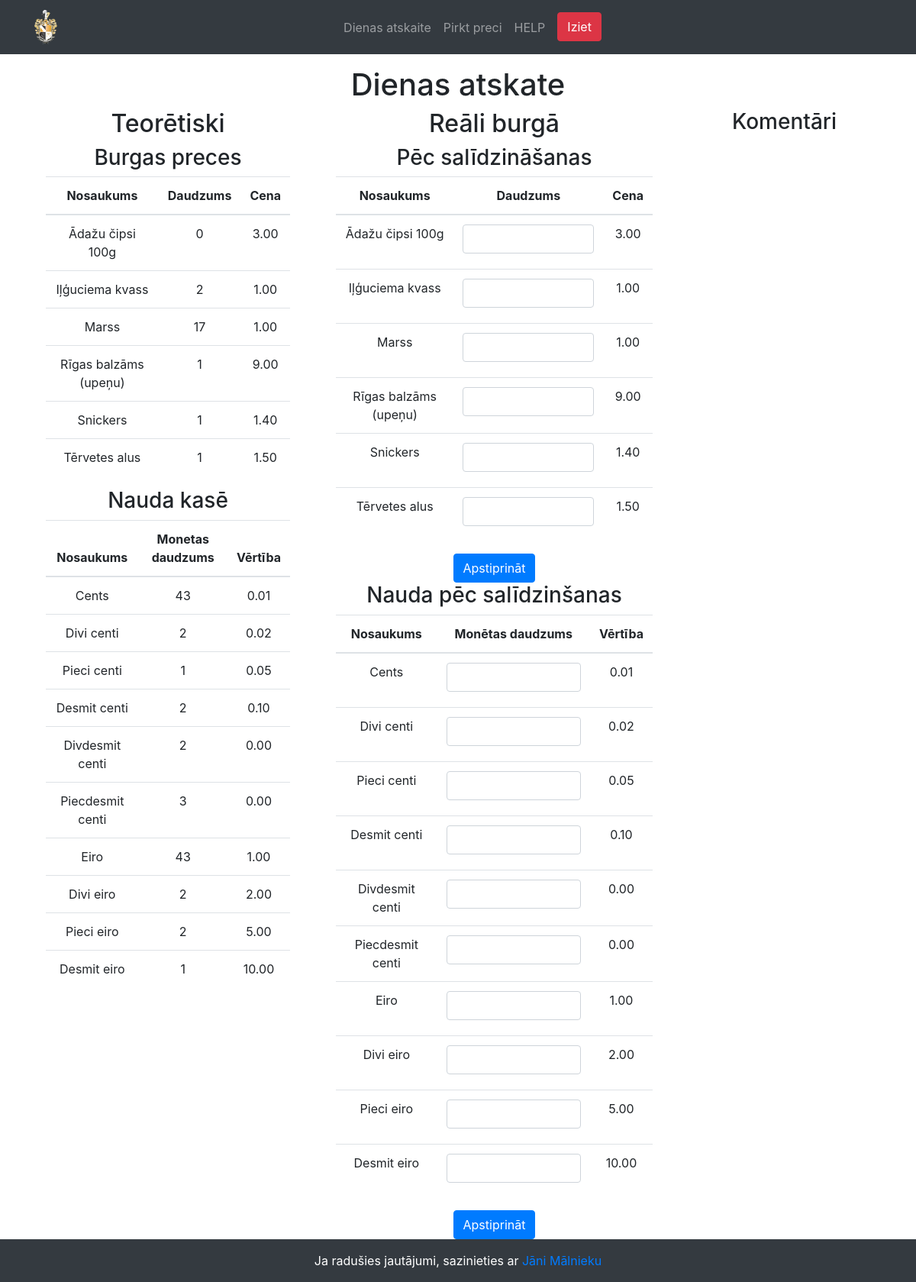
/dienas_atskaite.php, run on an earlier commit of the app's database.
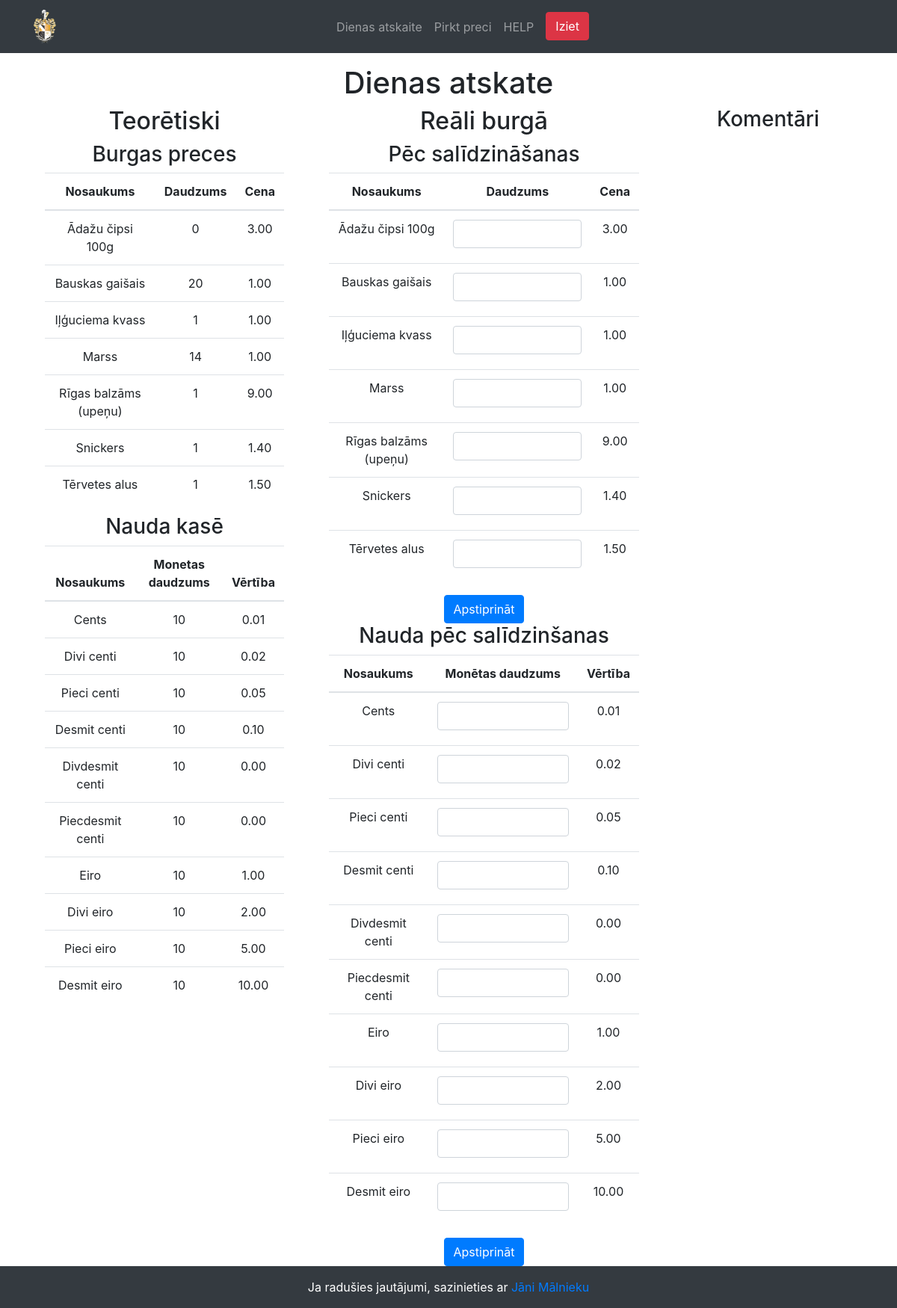
And on a later commit of the database.
### tables this page shows
CREATE TABLE `produktu_saraksts` (
  `nosaukums` varchar(100) NOT NULL,
  `kop_daudzums` int(11) DEFAULT NULL,
  `pardosanas_cena` decimal(10,2) DEFAULT NULL,
  `pedeja_atjauninajuma_datums` datetime DEFAULT NULL,
  `inventarizacijas_datums` date DEFAULT NULL,
  `paskaidrojums` text DEFAULT NULL
);

CREATE TABLE `nauda` (
  `naudas_id` int(11) NOT NULL,
  `nosaukums` varchar(50) DEFAULT NULL,
  `monetas_daudzums` int(11) DEFAULT NULL,
  `vertiba` decimal(10,2) DEFAULT NULL,
  `inventarizacijas_datums` date DEFAULT NULL,
  `paskaidrojums` text DEFAULT NULL
);

### dienas_atskaite.php (the view, shortened to what this page needs)
<?php
$db = DB::getInstance()->getConnection();
$query = "SELECT * FROM produktu_saraksts";
$result = $db->query($query);
$queryNauda = "SELECT * FROM nauda";
$resultNauda = $db->query($queryNauda);
?>
<!DOCTYPE html>
<html lang="lv">
<head>
    <link rel="stylesheet" href="https://stackpath.bootstrapcdn.com/bootstrap/4.3.1/css/bootstrap.min.css">
</head>
<body class="min-vh-100 d-flex flex-column">
    <?php include 'navigation_lietotajs.php'; ?>
    <div class="container mt-3">
        <h1 class="text-center">Dienas atskate</h1>
        <div class="row justify-content-center">
            <div class="col-md-4 text-center">
                <h2>Teorētiski</h2>
                <div class="col-md-12">
                    <h3>Burgas preces</h3>
                    <table class="table">
                <thead>
                    <tr>
                        <th scope="col">Nosaukums</th>
                        <th scope="col">Daudzums</th>
                        <th scope="col">Cena</th>
                    </tr>
                </thead>
                <tbody>
                    <?php
                    while ($row = $result->fetch_assoc()) {
                        ?>
                        <tr>
                            <td><?php echo $row['nosaukums']; ?></td>
                            <td><?php echo $row['kop_daudzums']; ?></td>
                            <td><?php echo $row['pardosanas_cena']; ?></td>
                        </tr>
                        <?php
                    }
                    ?>
                </tbody>
            </table>
                    <h3>Nauda kasē</h3>
                    <table class="table">
                        <thead>
                            <tr>
                                <th scope="col">Nosaukums</th>
                                <th scope="col">Monetas daudzums</th>
                                <th scope="col">Vērtība</th>
                            </tr>
                        </thead>
                        <tbody>
                            <?php
                            while ($rowNauda = $resultNauda->fetch_assoc()) {
                            ?>
                                <tr>
                                    <td><?php echo $rowNauda['nosaukums']; ?></td>
                                    <td><?php echo $rowNauda['monetas_daudzums']; ?></td>
                                    <td><?php echo $rowNauda['vertiba']; ?></td>
                                </tr>
                            <?php
                            }
                            ?>
                        </tbody>
                    </table>
                </div>
            </div>
<div class="col-md-5 text-center">
    <h2>Reāli burgā</h2>
    <div class="col-md-12">
        <h3>Pēc salīdzināšanas</h3>
        <form action="insert_data.php" method="post">
            <table class="table">
                <thead>
                    <tr>
                        <th scope="col">Nosaukums</th>
                        <th scope="col">Daudzums</th>
                        <th scope="col">Cena</th>
                    </tr>
                </thead>
                <tbody>
                    <?php
                    $result->data_seek(0);
                    while ($row = $result->fetch_assoc()) {
                    ?>
                        <tr>
                            <td><?php echo $row['nosaukums']; ?></td>
                            <td>
                                <label for="produktuDaudzumsRealais" >
                                <input type="number" class="form-control" id="produktuDaudzumsRealais" name="produktuDaudzumsRealais[<?php echo $row['nosaukums']; ?>]" required>
                                </label>
                            </td>
                            <td><?php echo $row['pardosanas_cena']; ?></td>
                        </tr>
                    <?php
                    }
                    ?>
                </tbody>
            </table>
            <button type="submit" class="btn btn-primary">Apstiprināt</button>
        </form>
        <h3>Nauda pēc salīdzinšanas</h3>
        <form action="insert_data.php" method="post">
            <table class="table">
                <thead>
                    <tr>
                        <th scope="col">Nosaukums</th>
                        <th scope="col">Monētas daudzums</th>
                        <th scope="col">Vērtība</th>
                    </tr>
                </thead>
                <tbody>
                    <?php
                    $resultNauda->data_seek(0);
                    while ($row = $resultNauda->fetch_assoc()) {
                    ?>
                        <tr>
                            <td><?php echo $row['nosaukums']; ?></td>
                            <td>
                                <label for="naudasDaudzumsRealais" >
                                <input type="number" class="form-control" id="naudasDaudzumsRealais" name="naudasDaudzumsRealais[<?php echo $row['nosaukums']; ?>]" required>
                                </label>
                            </td>
                            <td><?php echo $row['vertiba']; ?></td>
                        </tr>
                    <?php
                    }
                    ?>
                </tbody>
            </table>
            <button type="submit" class="btn btn-primary">Apstiprināt</button>
        </form>
    </div>
</div>
            <div class="col-md-3 text-center">
                <h3>Komentāri</h3>
            </div>
        </div>
    </div>
</body>
    <?php include 'footer.php'; ?>
</body>
</html>

### navigation_lietotajs.php (shortened to what this page needs)
<nav class="navbar navbar-expand-lg navbar-dark bg-dark text-center">
    <div class="container d-flex justify-content-center align-items-center">
        <a class="navbar-brand mx-auto" href="help_lietotajs.php"><img src="image/vapenis.png" alt="Burga ikona" class="adaptive-icon"></a>
        <div class="collapse navbar-collapse" id="navbarNav">
            <ul class="navbar-nav mx-auto">
                <li class="nav-item">
                    <a class="nav-link" href="dienas_atskaite.php">Dienas atskaite</a>
                </li>
                <li class="nav-item">
                    <a class="nav-link" href="buyer.php">Pirkt preci</a>
                </li>
                <li class="nav-item">
                    <a class="nav-link" href="help_lietotajs.php">HELP</a>
                </li>
                <li class="nav-item mr-auto">
                    <a type="submit" name="logout" href="index.php" class="btn btn-danger ml-2">Iziet</a>
                </li>
            </ul>
        </div>
    </div>
</nav>

### footer.php
<footer class="bg-dark text-white text-center py-3 mt-auto">
        <p class="mb-0">Ja radušies jautājumi, sazinieties ar <a href="mailto:malnieks.janis@gmail.com">Jāni Mālnieku</a></p>
    </footer>

### navigation_lietotajs.php (style rules this page uses)
.adaptive-icon { width: 30px; height: 30px; max-width: 100%; height: auto; }

What changed in the data, as far as the page shows it:
added produktu_saraksts: nosaukums "Bauskas gaišais", kop_daudzums "20", pardosanas_cena "1.00"
changed produktu_saraksts "Iļģuciema kvass": kop_daudzums "2" → "1"
changed produktu_saraksts "Marss": kop_daudzums "17" → "14"
changed nauda "Cents": monetas_daudzums "43" → "10"
changed nauda "Divi centi": monetas_daudzums "2" → "10"
changed nauda "Pieci centi": monetas_daudzums "1" → "10"
changed nauda "Desmit centi": monetas_daudzums "2" → "10"
changed nauda "Divdesmit centi": monetas_daudzums "2" → "10"
changed nauda "Piecdesmit centi": monetas_daudzums "3" → "10"
changed nauda "Eiro": monetas_daudzums "43" → "10"
changed nauda "Divi eiro": monetas_daudzums "2" → "10"
changed nauda "Pieci eiro": monetas_daudzums "2" → "10"
changed nauda "Desmit eiro": monetas_daudzums "1" → "10"
